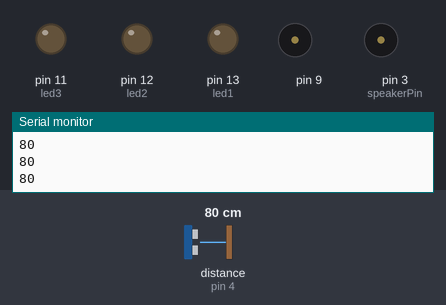
Bench run of a sketch on a simulated Arduino Uno, built with avr-gcc and run on an emulated ATmega328P. Parts: output pins drawn as LEDs (lit = HIGH), buzzer (waves = sounding, pin HIGH), the last lines printed to the serial monitor. Wiring (inferred from the names in the program): ultrasonic range finder: trigger pin 5; echo pin 4. The test bench sets the inputs (shaded band); at power-on: distance to the obstacle (sensor on pin 4) 80 cm. The echo pulse lasts 58.3 µs per cm; pins used as bus, display or sensor lines are not drawn.

Above: at 1.2 s.
1.3 s: distance to the obstacle (sensor on pin 4) set to 44 cm
2.8 s: distance to the obstacle (sensor on pin 4) set to 37 cm
At 3.39 s:
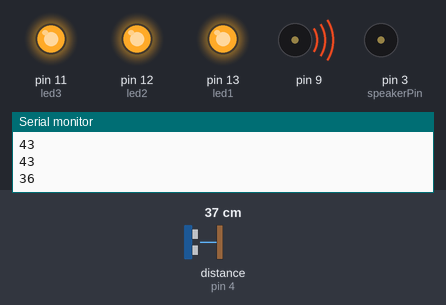
At 4.76 s:
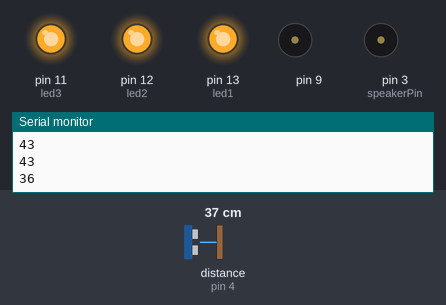
5.8 s: distance to the obstacle (sensor on pin 4) set to 18 cm
8.8 s: distance to the obstacle (sensor on pin 4) set to 60 cm
At 9.6 s:
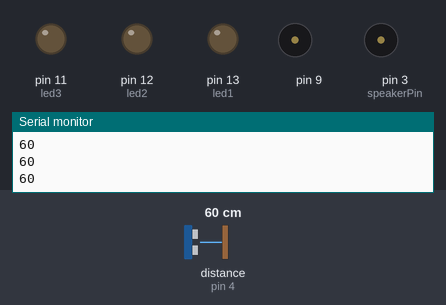
Timing chart, 0 to 11.3 s (numbered marks = the images above; inputs shaded):
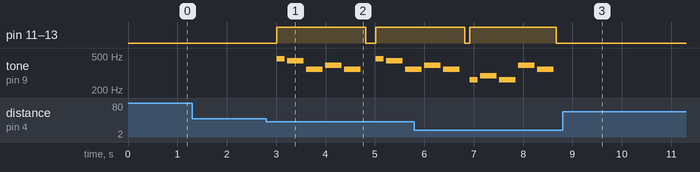

Measured:
- the behaviour switches between 41 and 40 cm on distance to the obstacle (sensor on pin 4) (found by bisection; images 0 and 1)
- after the input at 2.8 s, pin 11 (led3), pin 12 (led2), pin 13 (led1): LOW → HIGH after 0.21 s, → LOW 1.8 s later, → HIGH 0.20 s later; tone on pin 9: plays 466 Hz for 0.17 s, 440 Hz for 0.33 s, 349 Hz for 0.33 s, 392 Hz for 0.33 s, 349 Hz for 0.33 s, 466 Hz for 0.17 s … (8 notes in this stretch), starting after 0.21 s
- after the input at 8.8 s, pin 11 (led3), pin 12 (led2), pin 13 (led1): stays LOW (without the input it goes to HIGH after 0.07 s); tone on pin 9: stops changing and stays silent

The sketch:

invisible_piano.ino
```cpp
/*-----( Import needed libraries )-----*/

/*-----( Declare Constants )-----*/
#define NOTE_B0  31
#define NOTE_C1  33
#define NOTE_CS1 35
#define NOTE_D1  37
#define NOTE_DS1 39
#define NOTE_E1  41
#define NOTE_F1  44
#define NOTE_FS1 46
#define NOTE_G1  49
#define NOTE_GS1 52
#define NOTE_A1  55
#define NOTE_AS1 58
#define NOTE_B1  62
#define NOTE_C2  65
#define NOTE_CS2 69
#define NOTE_D2  73
#define NOTE_DS2 78
#define NOTE_E2  82
#define NOTE_F2  87
#define NOTE_FS2 93
#define NOTE_G2  98
#define NOTE_GS2 104
#define NOTE_A2  110
#define NOTE_AS2 117
#define NOTE_B2  123
#define NOTE_C3  131
#define NOTE_CS3 139
#define NOTE_D3  147
#define NOTE_DS3 156
#define NOTE_E3  165
#define NOTE_F3  175
#define NOTE_FS3 185
#define NOTE_G3  196
#define NOTE_GS3 208
#define NOTE_A3  220
#define NOTE_AS3 233
#define NOTE_B3  247
#define NOTE_C4  262
#define NOTE_C4_1 260
#define NOTE_CS4 277
#define NOTE_D4  294
#define NOTE_DS4 311
#define NOTE_E4  330
#define NOTE_F4  349
#define NOTE_FS4 370
#define NOTE_G4  392
#define NOTE_GS4 415
#define NOTE_A4  440
#define NOTE_AS4 466
#define NOTE_B4  494
#define NOTE_C5  523
#define NOTE_CS5 554
#define NOTE_D5  587
#define NOTE_DS5 622
#define NOTE_E5  659
#define NOTE_F5  698
#define NOTE_FS5 740
#define NOTE_G5  784
#define NOTE_GS5 831
#define NOTE_A5  880
#define NOTE_AS5 932
#define NOTE_B5  988
#define NOTE_C6  1047
#define NOTE_CS6 1109
#define NOTE_D6  1175
#define NOTE_DS6 1245
#define NOTE_E6  1319
#define NOTE_F6  1397
#define NOTE_FS6 1480
#define NOTE_G6  1568
#define NOTE_GS6 1661
#define NOTE_A6  1760
#define NOTE_AS6 1865
#define NOTE_B6  1976
#define NOTE_C7  2093
#define NOTE_CS7 2217
#define NOTE_D7  2349
#define NOTE_DS7 2489
#define NOTE_E7  2637
#define NOTE_F7  2794
#define NOTE_FS7 2960
#define NOTE_G7  3136
#define NOTE_GS7 3322
#define NOTE_A7  3520
#define NOTE_AS7 3729
#define NOTE_B7  3951
#define NOTE_C8  4186
#define NOTE_CS8 4435
#define NOTE_D8  4699
#define NOTE_DS8 4978


// notes in the melody:
int melody[] = {
   NOTE_C4_1,NOTE_C4, NOTE_D4, NOTE_C4,NOTE_F4,NOTE_E4,
   NOTE_C4_1,NOTE_C4,NOTE_D4,NOTE_C4,NOTE_G4,NOTE_F4,
   NOTE_C4_1,NOTE_C4,NOTE_C5,NOTE_A4,NOTE_F4,NOTE_E4,NOTE_D4,
   NOTE_AS4,NOTE_AS4,NOTE_A4,NOTE_F4,NOTE_G4,NOTE_F4};

// note durations: 4 = quarter note, 8 = eighth note, etc.:
int noteDurations[] = {
  6, 6, 3, 3,3,3,
  6, 6, 3, 3,3,3,
  6, 6, 3, 3,3,3,3,
  6, 6, 3, 3,3,3 };

int speakerPin = 3;
int inputPin=4;  // connect digital I/O 4 to the ECHO/Rx Pin
int outputPin=5; // connect digital I/O 5 to the TRIG/TX Pin
int led1=13;
int led2=12;
int led3=11;
int distancia2=10;
int distancia3=20;
int distancia4=30;
int distancia5=40;


void setup()
{
  Serial.begin(9600);
  pinMode(inputPin, INPUT);
  pinMode(outputPin, OUTPUT);
  pinMode(speakerPin,OUTPUT);
  pinMode(led1, OUTPUT);
  pinMode(led2, OUTPUT);
  pinMode(led3, OUTPUT);
}
void loop()
{
   digitalWrite(led1, LOW);
   digitalWrite(led2, LOW);
   digitalWrite(led3, LOW);
   digitalWrite(outputPin, LOW);  // send low pulse for 2μs
   delayMicroseconds(2);
   digitalWrite(outputPin, HIGH); // send high pulse for 10μs
   delayMicroseconds(10);
   digitalWrite(outputPin, LOW);  // back to low pulse
   int distance = pulseIn(inputPin, HIGH);  // read echo value
   int distance1= distance/29/2;  // in cm
   Serial.println(distance1);
   if (distance1 < distancia2)
    {
       digitalWrite(led1, HIGH);
       digitalWrite(led2, HIGH);
       digitalWrite(led3, HIGH);
       for (int thisNote = 0; thisNote < 6; thisNote++) {

        // to calculate the note duration, take one second
        // divided by the note type.
        //e.g. quarter note = 1000 / 4, eighth note = 1000/8, etc.
        int noteDuration = 1000/noteDurations[thisNote];
        tone(9, melody[thisNote],noteDuration);

        int pauseBetweenNotes = noteDuration + 50;      //delay between pulse
        delay(pauseBetweenNotes);

        noTone(9);                // stop the tone playing
      }
      digitalWrite(led1, LOW);
      digitalWrite(led2, LOW);
      digitalWrite(led3, LOW);
    }
   delay(50);

   if (distance1 < distancia3 && distancia2 < distance1)
    {
       digitalWrite(led1, HIGH);
       digitalWrite(led2, HIGH);
       digitalWrite(led3, HIGH);
       for (int thisNote = 7; thisNote < 12; thisNote++) {

        // to calculate the note duration, take one second
        // divided by the note type.
        //e.g. quarter note = 1000 / 4, eighth note = 1000/8, etc.
        int noteDuration = 1000/noteDurations[thisNote];
        tone(9, melody[thisNote],noteDuration);

        int pauseBetweenNotes = noteDuration + 50;      //delay between pulse
        delay(pauseBetweenNotes);

        noTone(9);                // stop the tone playing
      }
      digitalWrite(led1, LOW);
      digitalWrite(led2, LOW);
      digitalWrite(led3, LOW);
    }
   delay(50);

   if (distance1 < distancia4 && distancia3 < distance1)
    {
       digitalWrite(led1, HIGH);
       digitalWrite(led2, HIGH);
       digitalWrite(led3, HIGH);
       for (int thisNote = 13; thisNote < 19 ; thisNote++) {

        // to calculate the note duration, take one second
        // divided by the note type.
        //e.g. quarter note = 1000 / 4, eighth note = 1000/8, etc.
        int noteDuration = 1000/noteDurations[thisNote];
        tone(9, melody[thisNote],noteDuration);

        int pauseBetweenNotes = noteDuration + 50;      //delay between pulse
        delay(pauseBetweenNotes);

        noTone(9);                // stop the tone playing
      }
      digitalWrite(led1, LOW);
      digitalWrite(led2, LOW);
      digitalWrite(led3, LOW);
    }
   delay(50);

    if (distance1 < distancia5 && distancia4 < distance1)
    {
       digitalWrite(led1, HIGH);
       digitalWrite(led2, HIGH);
       digitalWrite(led3, HIGH);
       for (int thisNote = 20; thisNote < 26; thisNote++) {

        // to calculate the note duration, take one second
        // divided by the note type.
        //e.g. quarter note = 1000 / 4, eighth note = 1000/8, etc.
        int noteDuration = 1000/noteDurations[thisNote];
        tone(9, melody[thisNote],noteDuration);

        int pauseBetweenNotes = noteDuration + 50;      //delay between pulse
        delay(pauseBetweenNotes);

        noTone(9);                // stop the tone playing
      }
      digitalWrite(led1, LOW);
      digitalWrite(led2, LOW);
      digitalWrite(led3, LOW);
    }
   delay(50);
}
```
